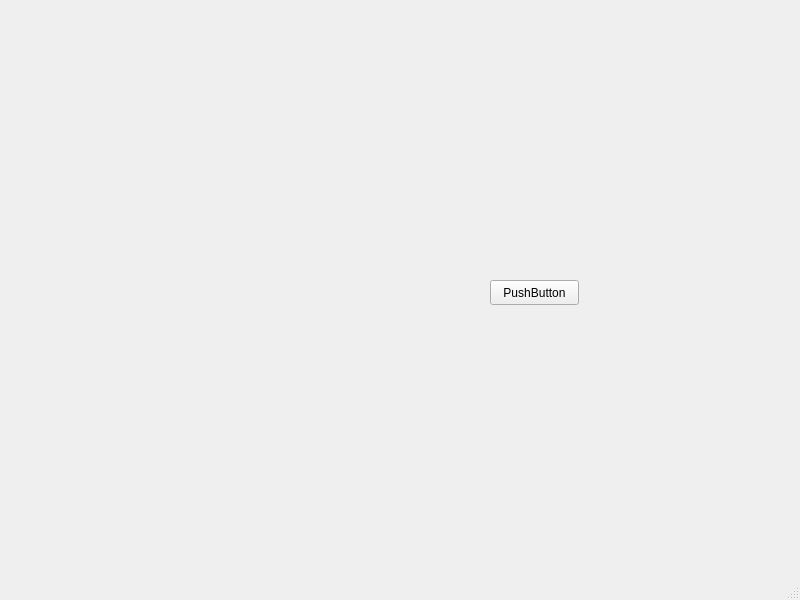
<?xml version="1.0" encoding="UTF-8"?>
<ui version="4.0">
 <class>MainWindow</class>
 <widget class="QMainWindow" name="MainWindow">
  <property name="geometry">
   <rect>
    <x>0</x>
    <y>0</y>
    <width>800</width>
    <height>600</height>
   </rect>
  </property>
  <property name="windowTitle">
   <string>MainWindow</string>
  </property>
  <widget class="QWidget" name="centralwidget">
   <widget class="QPushButton" name="pushButton">
    <property name="geometry">
     <rect>
      <x>490</x>
      <y>280</y>
      <width>89</width>
      <height>25</height>
     </rect>
    </property>
    <property name="text">
     <string>PushButton</string>
    </property>
   </widget>
  </widget>
  <widget class="QMenuBar" name="menubar">
   <property name="geometry">
    <rect>
     <x>0</x>
     <y>0</y>
     <width>800</width>
     <height>22</height>
    </rect>
   </property>
  </widget>
  <widget class="QStatusBar" name="statusbar"/>
 </widget>
 <resources/>
 <connections/>
</ui>
